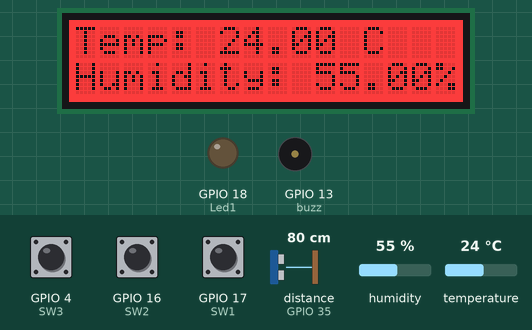
Recording of a sketch running on a simulated ESP32. On the bench: 16×2 character LCD, output pins drawn as LEDs (lit = HIGH), buzzer (waves = sounding). Wiring (inferred from the names in the program): ultrasonic range finder: trigger GPIO 32; echo GPIO 35. The test bench sets the inputs (shaded band); at power-on: GPIO 17 (SW1) HIGH, GPIO 4 (SW3) HIGH, GPIO 16 (SW2) HIGH, distance to the obstacle (sensor on GPIO 35) 80 cm, humidity 55 %, temperature 24 °C. The echo pulse lasts 58.3 µs per cm; WiFi joins after 1.5 s; servers stay silent unless stated; the local clock reads 2024-03-15 10:24:30 at power-on unless the sketch sets it; pins used as bus, display or sensor lines are not drawn; what the sketch prints to the serial monitor is not drawn.

Above: at 2.7 s.
2.8 s: GPIO 17 (SW1) pulled LOW for 0.15 s
At 4.8 s:
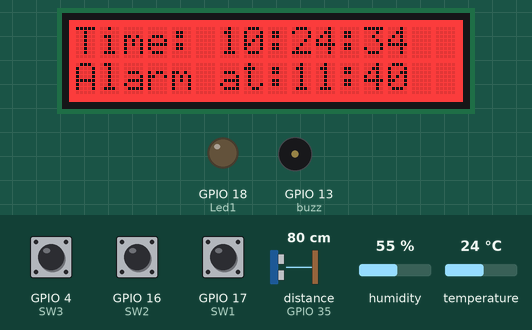
6.6 s: GPIO 17 (SW1) pulled LOW for 1 s
At 8.1 s:
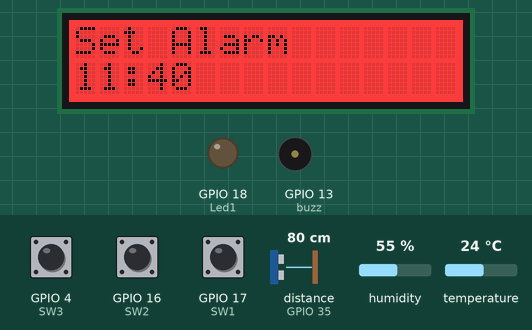
9.1 s: GPIO 4 (SW3) pulled LOW for 1 s
At 11.2 s:
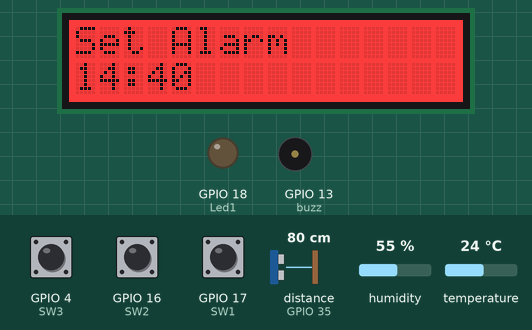
11.6 s: GPIO 4 (SW3) pulled LOW for 0.15 s
At 13.0 s:
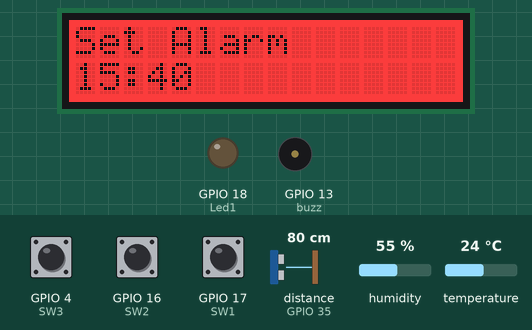
13.4 s: GPIO 16 (SW2) pulled LOW for 3.2 s
At 13.64 s:
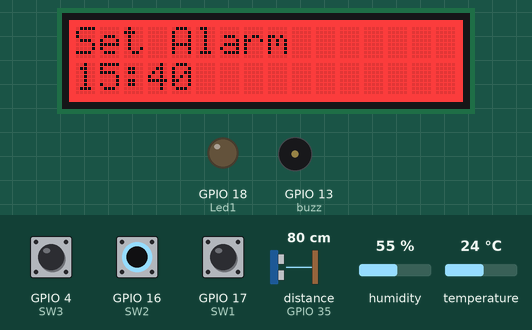
18.1 s: GPIO 16 (SW2) driven LOW and GPIO 17 (SW1) driven LOW
At 18.97 s:
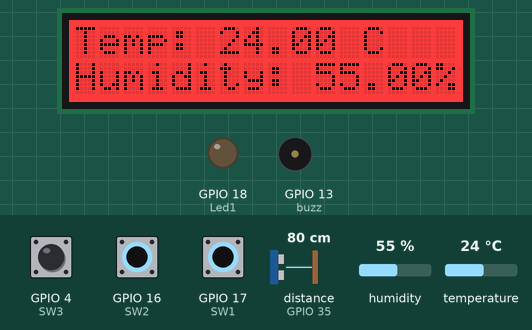
Timing chart, 0 to 22.2 s (numbered marks = the images above; inputs shaded):
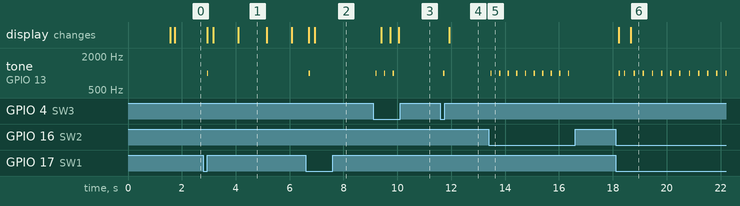

Measured:
- after the input at 2.8 s, tone on GPIO 13 (buzz): silent → 1000 Hz after 0.14 s, → silent 0.05 s later; the display: first changes after 0.14 s (image 1 shows a later state)
- after the input at 6.6 s, tone on GPIO 13 (buzz): silent → 1000 Hz after 0.11 s, → silent 0.05 s later; the display: first changes after 0.11 s (image 2 shows a later state)
- after the input at 9.1 s, tone on GPIO 13 (buzz): alternates 1000 Hz for 0.05 s and silent for 0.27 s, 6 changes in all, then stays silent, starting after 0.09 s; the display: first changes after 0.31 s (image 3 shows a later state)
- after the input at 11.6 s, tone on GPIO 13 (buzz): silent → 1000 Hz after 0.10 s, → silent 0.05 s later; the display: changes after 0.32 s (image 4)
- after the input at 13.4 s, tone on GPIO 13 (buzz): alternates 1000 Hz for 0.05 s and silent for 0.27 s, 20 changes in all, then stays silent, starting after 0.06 s
- after the input at 18.1 s, tone on GPIO 13 (buzz): goes 1000 Hz 0.05 s, silent 0.15 s, 11 × (1000 Hz 0.05 s, silent 0.31 s), then 1000 Hz, starting after 0.12 s; the display: first changes after 0.12 s (image 6 shows a later state)
- what the display in image 1 shows lasts 1.1 s, from 4.1 s to 5.2 s

The sketch:

webserverfornowrec.ino
```cpp
#include <WiFi.h>
#include <WebServer.h>
#include <ESPmDNS.h>
#include <DHT.h>
#define DHT11_PIN 5
#include <Wire.h>
#include "rgb_lcd.h"
#include "homepage.h"
#include <time.h>

rgb_lcd lcd;


// Pin definitions
const int TRIG_PIN = 32;
const int ECHO_PIN = 35;
const int Led1 = 18;
const int SW1 = 17;
const int buzz = 13;

const int SW2 = 16;
const int SW3 = 4;
const int stopbuzz = 26;

const int colorR = 255;
const int colorG = 0;
const int colorB = 0;

float duration, distance;

int mode = 0;
int setField = 0;

bool alarmTriggered = false;
bool alarmActive = false;
bool lastButtonState = HIGH;
int alarmHour = 11;
int alarmMinute = 40;
bool alarmMode = false;

void ultra();

// DHT sensor setup
DHT dht11(DHT11_PIN, DHT11);

void clickSound()
{
  tone(buzz, 1000, 50); // click sound
}

// Wi-Fi credentials
const char *ssid = "dmakuiphone";
const char *password = "daniel123";

// time
#define NTP_SERVER "pool.ntp.org"
#define UTC_OFFSET 3600
#define UTC_OFFSET_DST 0

// Web server on port 80
WebServer server(80);

// Function for the temperature reading
String getTemp() {
  float tempC = dht11.readTemperature();
  if (isnan(tempC)) {
    return "Error reading temperature";
  } else {
    return String(tempC) ;
  }
}

// Function for humidity reading
String getHumidity() {
  float humidity = dht11.readHumidity();
  if (isnan(humidity)) {
    return "Error reading humidity";
  } else {
    return String(humidity);
  }
}


// Function to measure the distance from the ultrasonic sensor
String getDistance() {
  float duration, distance;
  digitalWrite(TRIG_PIN, LOW);
  delayMicroseconds(2);
  digitalWrite(TRIG_PIN, HIGH);
  delayMicroseconds(10);
  digitalWrite(TRIG_PIN, LOW);

  duration = pulseIn(ECHO_PIN, HIGH);
  distance = (duration * 0.0343) / 2;

  return String(distance);
}

// Handle the root URL ("/") and serve the main page
void handleRoot() {
  String message = homePagePart1;  // Start with the first part of the HTML
  message += "<tr><td>" + getTemp() + "</td><td>" + getHumidity() + "</td><td>" + getDistance() + "</td></tr>";
  message += homePagePart2;  // Append the footer part
  server.send(200, "text/html", message);
}

// Handle AJAX request for real-time data updates
void handleSensorData() {
  String temp = getTemp();
  String humidity = getHumidity();
  String distance = getDistance();
  String timeNow = getTime();

  String data = "{\"temperature\": \"" + temp + "\", \"humidity\": \"" + humidity + "\", \"distance\": \"" + distance + "\" , \"time\": \"" + timeNow + "\"}";

  server.send(200, "application/json", data);  // Send data
}

// time
String getTime() {
  struct tm timeinfo;
  if (!getLocalTime(&timeinfo)) {
    return "No Time";
  }

  char timeStr[20];
  strftime(timeStr, sizeof(timeStr), "%H:%M:%S", &timeinfo);
  return String(timeStr);
}

// Handle the 404 error for non-existent routes
void handleNotFound() {
  String message = "File Not Found\n\n";
  message += "URI: ";
  message += server.uri();
  message += "\nMethod: ";
  message += (server.method() == HTTP_GET) ? "GET" : "POST";
  message += "\nArguments: ";
  message += server.args();
  message += "\n";
  for (uint8_t i = 0; i < server.args(); i++) {
    message += " " + server.argName(i) + ": " + server.arg(i) + "\n";
  }
  server.send(404, "text/plain", message);
}

void setup() {
  // Start serial communication
  Serial.begin(115200);

  // Connect to Wi-Fi
  WiFi.mode(WIFI_STA);
  WiFi.begin(ssid, password);
  while (WiFi.status() != WL_CONNECTED) {
    delay(500);
    Serial.print(".");
  }
  Serial.println("");
  Serial.print("Connected to ");
  Serial.println(ssid);
  Serial.print("IP address: ");
  Serial.println(WiFi.localIP());

  configTime(UTC_OFFSET, UTC_OFFSET_DST, NTP_SERVER);

  // Initialize mDNS for local hostname
  if (MDNS.begin("esp32")) {
    Serial.println("MDNS responder started");
  }

 // Initialize the DHT11 sensor
  dht11.begin();

// lcd
  lcd.begin(16, 2);
  lcd.setRGB(colorR, colorG, colorB);

  // Set up the ultrasonic sensor and LED pin
  pinMode(TRIG_PIN, OUTPUT);
  pinMode(ECHO_PIN, INPUT);
  pinMode(Led1, OUTPUT);
  pinMode(SW1, INPUT_PULLUP);
  pinMode(SW2, INPUT_PULLUP);
  pinMode(SW3, INPUT_PULLUP);
  pinMode(stopbuzz, INPUT_PULLUP);


  // Set up the web routes
  server.on("/", handleRoot);               // Main page route
  server.on("/sensorData", handleSensorData);  // AJAX route for real-time data
  server.onNotFound(handleNotFound);

  // Start the server
  server.begin();
  Serial.println("HTTP server started");
}

void loop() {
  server.handleClient();
  delay(100); // Allow the CPU to switch to other tasks


// Detect button press (falling edge)
 bool currentButtonState = digitalRead(SW1);
  if (lastButtonState == HIGH && currentButtonState == LOW) {
    mode = (mode + 1) % 3;  // Toggle between 3 modes
    lcd.clear();
    if (!alarmActive) clickSound();
    delay(200);  // debounce
  }

  lastButtonState = currentButtonState;

 if (digitalRead(SW2) == LOW) {
    setField = (setField + 1) % 2;
    if (!alarmActive) clickSound();
    delay(200);
  }

//BUTTON (SW3)
  if (digitalRead(SW3) == LOW) {

    if (mode == 2) { // SET ALARM
      if (setField == 0)
        alarmHour = (alarmHour + 1) % 24;
      else
        alarmMinute = (alarmMinute + 1) % 60;
      if (!alarmActive) clickSound();
    }

    delay(200);
  }


 if (mode == 0) {
    float tempC = dht11.readTemperature();
    float humi = dht11.readHumidity();
    distance = getDistance().toFloat();

    lcd.setCursor(0, 0);
    if (isnan(tempC) || isnan(humi)) {
      lcd.print("DHT11 FAIL");
    } else {
      lcd.print("Temp: ");
      lcd.print(tempC);
      lcd.print(" C");
    }

    lcd.setCursor(0, 1);
    if (distance < 5) {
      digitalWrite(Led1, HIGH);
      lcd.print("Motion detected");
    } else {
      digitalWrite(Led1, LOW);
      if (!isnan(humi)) {
        lcd.print("Humidity: ");
        lcd.print(humi);
        lcd.print("%");
      }
    }
  }
  // Mode 1: Time display
  else if (mode == 1) {
    String currentTime = getTime();
    lcd.setCursor(0, 0);
    lcd.print("Time: ");
    lcd.print(currentTime);
   lcd.setCursor(0, 1);
    lcd.print("Alarm at:");
    lcd.print(alarmHour);
    lcd.print(":");
    lcd.print(alarmMinute);

  }
  // Mode 2: Alarm settings
  else if (mode == 2) {
    lcd.setCursor(0, 0);
    lcd.print("Set Alarm");
    lcd.setCursor(0, 1);
    lcd.print(alarmHour);
    lcd.print(":");
    if (alarmMinute < 10) lcd.print("0");
    lcd.print(alarmMinute);
  }

  // Alarm check
  distance = getDistance().toFloat();

 struct tm timeinfo;
  if (getLocalTime(&timeinfo)) {
    int currentHour = timeinfo.tm_hour;
    int currentMinute = timeinfo.tm_min;


 if (currentHour == alarmHour && currentMinute == alarmMinute && !alarmTriggered) {
    alarmActive = true;
    alarmTriggered = true;
    if (alarmActive) {
    tone(buzz, 1000);
  }
  }


  if (alarmActive && (digitalRead(stopbuzz) == LOW || distance < 5)) {
    alarmActive = false;
    noTone(buzz);
  }

  // Reset when minute changes
  if (currentMinute != alarmMinute) {
    alarmTriggered = false;
  }
  }
}
```

homepage.h
```cpp
#ifndef HOMEPAGE_H
#define HOMEPAGE_H

// HTML code for the first part of the page (wrapped in F() for storing in flash memory)
String homePagePart1 = F(R"=====( <!DOCTYPE html>
<html lang="en"> <!-- Needed for Screenreaders !-->
<head>
<!-- UTF-8 character set covers most characters in the world -->
  <meta charset="utf-8">
  <!-- Make page respond to screen size !-->
  <meta name="viewport" content="width=device-width, initial-scale=1, viewport-fit=cover">

<!--Include a Title. Used by Search Engines -->
<title> Smart Home System </title>

<style>
   body {
      background-color: white;
      color: black;
      font-family: Arial;
      text-align: center;
   }
   .flex-Container{
      display: flex;
      flex-direction: column;
      background-color: Gray;
      align-items: center;
   }
   h1 {
      font-size: 40px;
      font: bold;
      color: black;
   }
   p {
      font-size: 25px;
      font-family: Arial;
      color: black;
   }
   table {
      margin-top: 20px;
      margin-bottom: 20px;
      border: 1px solid #ddd;
      padding: 15px;
      font-size: 20px;
   }
   th, td {
      padding: 8px;
      text-align: left;
      border-bottom: 1px solid #ddd;
   }
</style>

<script>
    // Function to fetch sensor data from the server
    function updateSensorData() {
        fetch('/sensorData')
        .then(response => response.json())
        .then(data => {
            document.getElementById('temp').innerText = data.temperature;
            document.getElementById('humidity').innerText = data.humidity;
            document.getElementById('distance').innerText = data.distance;
            document.getElementById('time').innerText = data.time;
        })
        .catch(error => console.error('Error fetching sensor data:', error));
    }

    // Update the sensor data every  second
    setInterval(updateSensorData, 1000);
</script>
</head>

<body>
    <div class="flex-Container">
    <h1> Smart Home System </h1>
    <p>current sensor readings:</p>

    <table>
        <tr>
            <th>Sensor</th>
            <th>Value</th>
            <th>Unit</th>
        </tr>
        <tr>
            <td>Temperature</td>
            <td id="temp"></td>
            <td>°C</td>
        </tr>
        <tr>
            <td>Humidity</td>
            <td id="humidity"></td>
            <td>%</td>
        </tr>
        <tr>
            <td>Distance</td>
            <td id="distance"></td>
            <td>cm</td>
        </tr>

        <tr>
          <td>Time</td>
         <td id="time"></td>
        <td>pm</td>
        </tr>

    </table>
    </div>
</body>
</html>
)=====");

String homePagePart2 = F(R"=====(
<hr>
&copy Daniel Maku
</body>
</html>
)=====");
#endif
```
